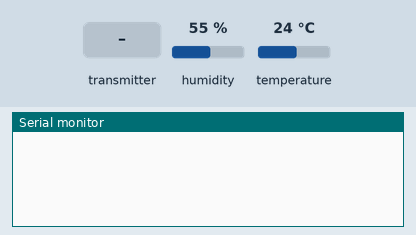
Bench run of a sketch on a simulated ESP32. Parts: the last lines printed to the serial monitor. The inputs (shaded band) are chosen by the test bench; at power-on: humidity 55 %, temperature 24 °C.

Above: at 1.2 s.
1.3 s: the transmitter starts sending temp = 0
At 1.61 s:
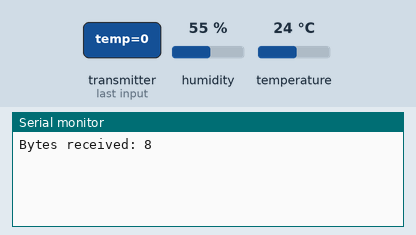
3.3 s: humidity set to 22 %
At 3.61 s:
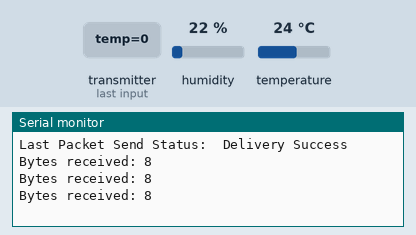
4.8 s: temperature set to 12 °C
At 5.23 s:
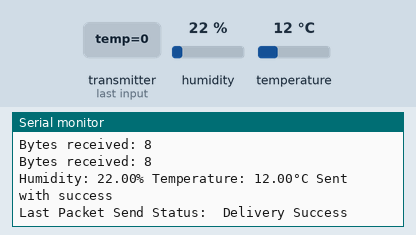
6.3 s: humidity set to 40 %
At 8.58 s:
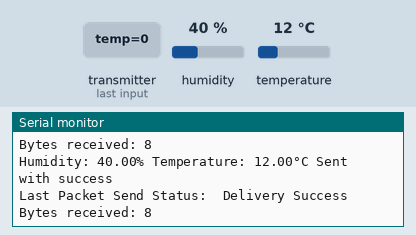

Measured:
- after the input at 1.3 s, the serial monitor: prints a new line at once (image 1)
- after the input at 4.8 s, the serial monitor: prints a new line after 0.25 s (image 3)
- after the input at 6.3 s, the serial monitor: prints a new line after 1.8 s (image 4)

The sketch:

E._Duplex_PTP_Tugas1.ino
```cpp
#include <esp_now.h>
#include <WiFi.h>
#include <DHT.h>
#define DHTPIN 4
#define DHTTYPE DHT11

DHT dht(DHTPIN, DHTTYPE);
uint8_t broadcastAddress[] = {0x24, 0x0A, 0xC4, 0xC6, 0x09, 0x94};
float temperature;
float humidity;
float incomingTemp;
float incomingHum;
float f, h, t;
String success;

typedef struct struct_message {
  float temp;
  float hum;
} struct_message;
struct_message DHTReadings;
struct_message incomingReadings;
esp_now_peer_info_t peerInfo;

void OnDataSent(const uint8_t *mac_addr, esp_now_send_status_t status) {
  Serial.print("\r\nLast Packet Send Status:\t");
  Serial.println(status == ESP_NOW_SEND_SUCCESS ? "Delivery Success" : "Delivery Fail");
  if (status == 0) {
    success = "Delivery Success :)";
  }
  else {
    success = "Delivery Fail :(";
  }
}

void OnDataRecv(const uint8_t * mac, const uint8_t *incomingData, int len) {
  memcpy(&incomingReadings, incomingData, sizeof(incomingReadings));
  Serial.print("Bytes received: ");
  Serial.println(len);
  incomingTemp = incomingReadings.temp;
  incomingHum = incomingReadings.hum;
}

void setup() {
  Serial.begin(115200);
  dht.begin();
  WiFi.mode(WIFI_STA);
  if (esp_now_init() != ESP_OK) {
    Serial.println("Error initializing ESP-NOW");
    return;
  }

  esp_now_register_send_cb(OnDataSent);

  memcpy(peerInfo.peer_addr, broadcastAddress, 6);
  peerInfo.channel = 0;
  peerInfo.encrypt = false;

  if (esp_now_add_peer(&peerInfo) != ESP_OK) {
    Serial.println("Failed to add peer");
    return;
  }

  esp_now_register_recv_cb(OnDataRecv);
}

void getReadings() {
  t = dht.readTemperature();
  h = dht.readHumidity();
  if (isnan(h) || isnan(t) || isnan(f)) {
    Serial.println(F("Failed to read from DHT sensor!"));
    return;
  }
  Serial.print(F("Humidity: "));
  Serial.print(h);
  Serial.print(F("% Temperature: "));
  Serial.print(t);
  Serial.print(F("°C "));
}

void loop() {
  delay(2000);
  getReadings();
  DHTReadings.temp = temperature;
  DHTReadings.hum = humidity;
  esp_err_t result = esp_now_send(broadcastAddress, (uint8_t *) &DHTReadings, sizeof(DHTReadings));

  if (result == ESP_OK) {
    Serial.println("Sent with success");
  }
  else {
    Serial.println("Error sending the data");
  }

  delay(1000);
}
```
